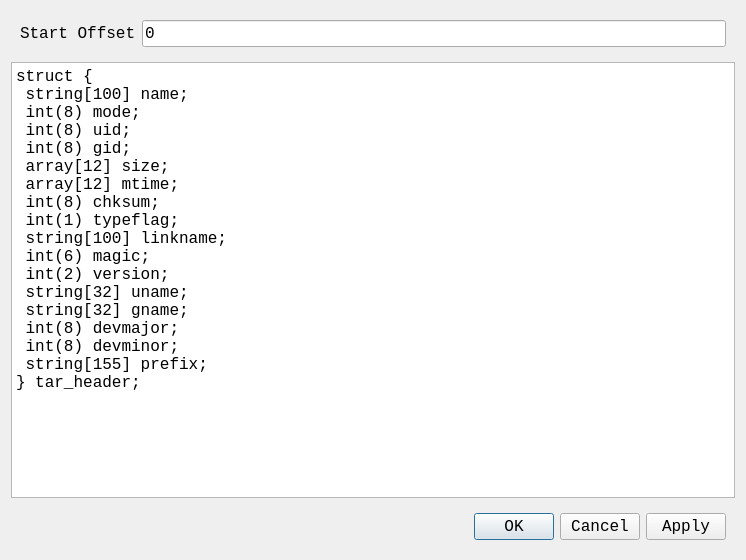
<?xml version="1.0" encoding="UTF-8"?>
<ui version="4.0">
 <class>StructEditor</class>
 <widget class="QDialog" name="StructEditor">
  <property name="geometry">
   <rect>
    <x>0</x>
    <y>0</y>
    <width>746</width>
    <height>560</height>
   </rect>
  </property>
  <property name="font">
   <font>
    <family>Courier New</family>
    <pointsize>12</pointsize>
   </font>
  </property>
  <property name="windowTitle">
   <string>Dialog</string>
  </property>
  <layout class="QVBoxLayout" name="verticalLayout_2">
   <item>
    <widget class="QWidget" name="widget_2" native="true">
     <layout class="QHBoxLayout" name="horizontalLayout_2">
      <item>
       <widget class="QLabel" name="label">
        <property name="text">
         <string>Start Offset</string>
        </property>
       </widget>
      </item>
      <item>
       <widget class="QLineEdit" name="start_at">
        <property name="inputMask">
         <string notr="true"/>
        </property>
        <property name="text">
         <string>0</string>
        </property>
        <property name="clearButtonEnabled">
         <bool>false</bool>
        </property>
       </widget>
      </item>
     </layout>
    </widget>
   </item>
   <item>
    <widget class="QTextEdit" name="struct_textedit">
     <property name="html">
      <string>&lt;!DOCTYPE HTML PUBLIC &quot;-//W3C//DTD HTML 4.0//EN&quot; &quot;http://www.w3.org/TR/REC-html40/strict.dtd&quot;&gt;
&lt;html&gt;&lt;head&gt;&lt;meta name=&quot;qrichtext&quot; content=&quot;1&quot; /&gt;&lt;style type=&quot;text/css&quot;&gt;
p, li { white-space: pre-wrap; }
&lt;/style&gt;&lt;/head&gt;&lt;body style=&quot; font-family:'Courier New'; font-size:12pt; font-weight:400; font-style:normal;&quot;&gt;
&lt;p style=&quot; margin-top:0px; margin-bottom:0px; margin-left:0px; margin-right:0px; -qt-block-indent:0; text-indent:0px;&quot;&gt;&lt;span style=&quot; font-family:'monospace'; color:#000000; background-color:#ffffff;&quot;&gt;struct &lt;/span&gt;&lt;span style=&quot; font-family:'monospace';&quot;&gt;{ &lt;br /&gt; string[100] name; &lt;br /&gt; int(8) mode; &lt;br /&gt; int(8) uid; &lt;br /&gt; int(8) gid; &lt;br /&gt; array[12] size; &lt;br /&gt; array[12] mtime; &lt;br /&gt; int(8) chksum; &lt;br /&gt; int(1) typeflag; &lt;br /&gt; string[100] linkname; &lt;br /&gt; int(6) magic; &lt;br /&gt; int(2) version; &lt;br /&gt; string[32] uname; &lt;br /&gt; string[32] gname; &lt;br /&gt; int(8) devmajor; &lt;br /&gt; int(8) devminor; &lt;br /&gt; string[155] prefix; &lt;br /&gt;} tar_header;&lt;br /&gt;&lt;br /&gt;&lt;/span&gt;&lt;/p&gt;&lt;/body&gt;&lt;/html&gt;</string>
     </property>
     <property name="placeholderText">
      <string>struct {}</string>
     </property>
    </widget>
   </item>
   <item>
    <widget class="QWidget" name="widget" native="true">
     <layout class="QHBoxLayout" name="horizontalLayout">
      <item>
       <spacer name="horizontalSpacer">
        <property name="orientation">
         <enum>Qt::Horizontal</enum>
        </property>
        <property name="sizeHint" stdset="0">
         <size>
          <width>40</width>
          <height>20</height>
         </size>
        </property>
       </spacer>
      </item>
      <item>
       <widget class="QDialogButtonBox" name="buttonBox">
        <property name="standardButtons">
         <set>QDialogButtonBox::Apply|QDialogButtonBox::Cancel|QDialogButtonBox::Ok</set>
        </property>
       </widget>
      </item>
     </layout>
    </widget>
   </item>
  </layout>
 </widget>
 <resources/>
 <connections/>
</ui>
